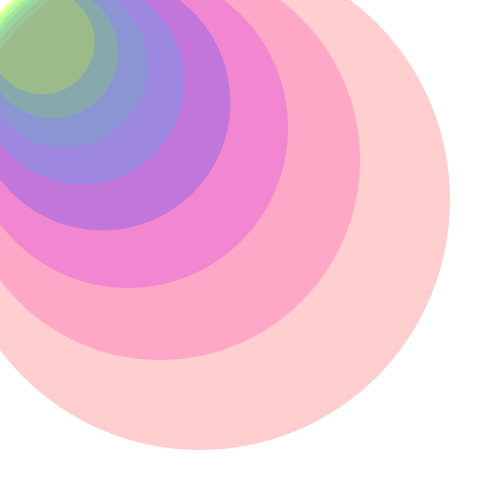
Frame 1 (no input)
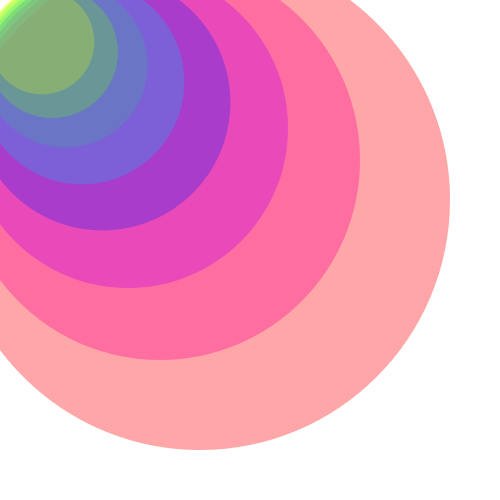
Frame 2 (the mouse pressed at the canvas centre, redrawn once)

The Processing sketch that drew these frames (run headless with seeded random() and noise(); the mouse was pressed at the canvas centre and the sketch redrawn once):

// Processing sketch: processing_82953
// ── processing_82953.pde

void setup()
{
  //SIZE
  //La taille en pixel du papier de la fenêtre est largeur= 220 hauteur= 200
  size(500,500);
  
  smooth();
 
  //BACKGROUND
  //Peindre le fond de notre fenetre
  background(255);
 
}

void draw()
{
  //NOSTROKE
  noStroke();
  //ELLIPSE
  //Dessiner une ellipse
  fill(255,5,9,50);
  scale(1);
  ellipse(200,200,500,500);
  
   //ELLIPSE
  //Dessiner une ellipse
  fill(255,5,164,50);
  scale(0.8);
  ellipse(200,200,500,500);
  
   //ELLIPSE
  //Dessiner une ellipse
  fill(183,5,255,50);
  scale(0.8);
  ellipse(200,200,500,500);
  
  //ELLIPSE
  //Dessiner une ellipse
  fill(5,44,255,50);
  scale(0.8);
  ellipse(200,200,500,500);
  
  //ELLIPSE
  //Dessiner une ellipse
  fill(5,203,255,50);
  scale(0.8);
  ellipse(200,200,500,500);
 
  //ELLIPSE
  //Dessiner une ellipse
  fill(5,255,103,30);
  scale(0.8);
  ellipse(200,200,500,500);
  
   
  //ELLIPSE
  //Dessiner une ellipse
  fill(108,255,5,50);
  scale(0.8);
  ellipse(200,200,500,500);

  //ELLIPSE
  //Dessiner une ellipse
  fill(238,255,5,50);
  scale(0.8);
  ellipse(200,200,500,500);  

  //NOLOOP
  noLoop();
  
}
